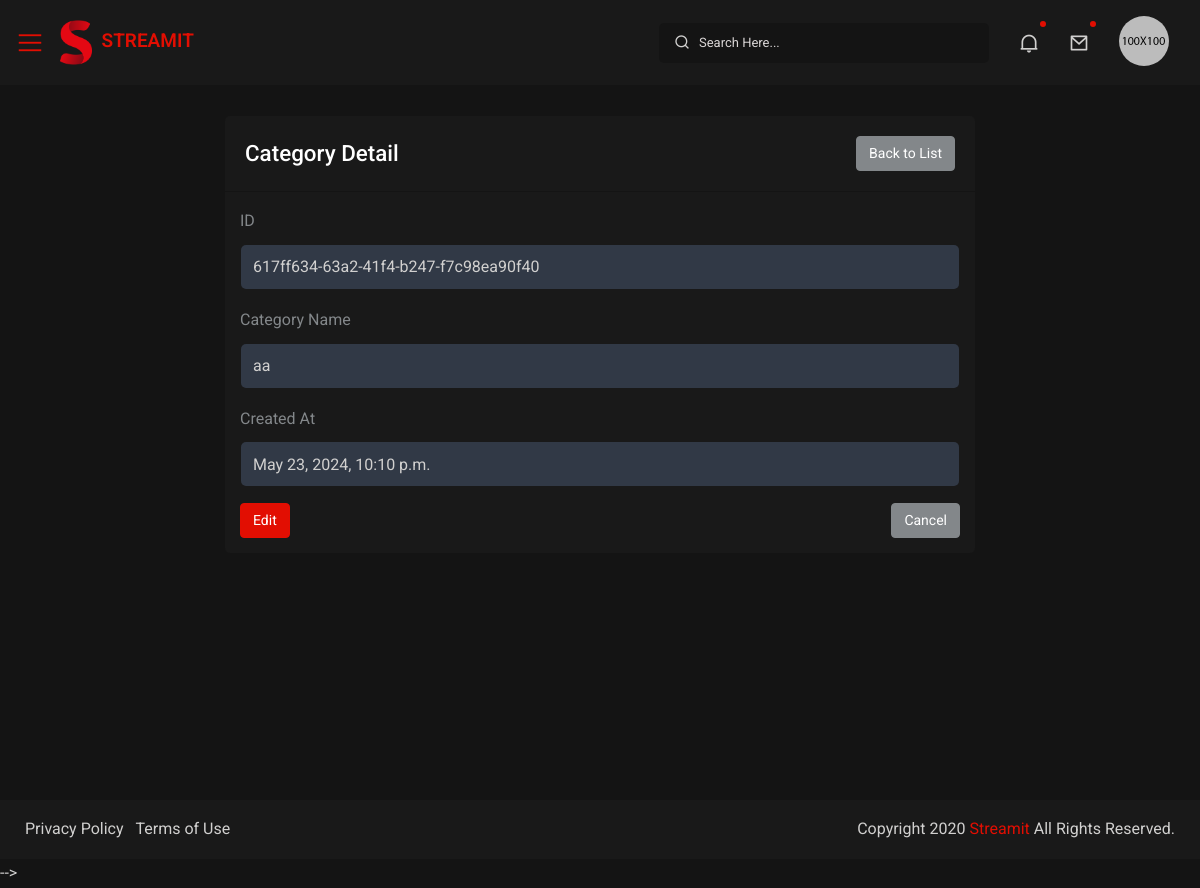
Screenshot of /myadmin/category_detail/617ff634-63a2-41f4-b247-f7c98ea90f40/ with the database file from the repository.
### myapp/models.py (models this page shows, shortened)
class Category(models.Model):
    id = models.UUIDField(primary_key=True, default=uuid.uuid4, editable=False)
    name = models.CharField(max_length=255, unique=True)
    created_at = models.DateTimeField(auto_now_add=True)

### myadmin/views.py (the view)
# urls.py: path('category_detail/<uuid:category_id>/', category_detail, name='category_detail'),
def category_detail(request, category_id):
    category = get_object_or_404(Category, id=category_id)
    return render(request, 'category_detail.html', {'category': category})

### myadmin/templates/category_detail.html (shortened to what this page needs)
{% extends 'admin_base.html' %}
{% block body %}
<div id="content-page" class="content-page">
    <div class="container-fluid">
        <div class="row justify-content-center">
            <div class="col-sm-12 col-lg-8">
                <div class="iq-card">
                    <div class="iq-card-header d-flex justify-content-between align-items-center">
                        <div class="iq-header-title">
                            <h4 class="card-title">Category Detail</h4>
                        </div>
                        <a href="{% url 'category_list' %}" class="btn btn-secondary">Back to List</a>
                    </div>
                    <div class="iq-card-body">
                        <div class="form-group">
                            <label for="id">ID</label>
                            <input type="text" class="form-control" id="id" value="{{ category.id }}" readonly>
                        </div>
                        <div class="form-group">
                            <label for="name">Category Name</label>
                            <input type="text" class="form-control" id="name" value="{{ category.name }}" readonly>
                        </div>
                        <div class="form-group">
                            <label for="created_at">Created At</label>
                            <input type="text" class="form-control" id="created_at" value="{{ category.created_at }}" readonly>
                        </div>
                        <div class="d-flex justify-content-between mt-3">
                            <a href="{% url 'update_category' category.id %}" class="btn btn-primary">Edit</a>
                            <a href="{% url 'category_list' %}" class="btn btn-secondary">Cancel</a>
                        </div>
                    </div>
                </div>
            </div>
        </div>
    </div>
</div>
{% endblock %}

### static/assets/css/typography.css (style rules this page uses)
body { font-family: 'Roboto', sans-serif; font-weight: 400; font-style: normal; font-size: 16px; line-height: 1.8; padding: 0; margin: 0; color: var(--iq-body-text); background: var(--iq-body-bg); }
h1, h2, h3, h4, h5, h6 { font-family: 'Roboto', sans-serif; font-weight: 500; margin: 0px; line-height: 1.5; color: var(--iq-title-text); }
label { font-weight: normal; }
h4 { font-size: 1.400em; }
label { color: var(--iq-secondary); }
.form-control:disabled, .form-control[readonly] { background-color: var(--iq-disable)!important; opacity: 1; }
.form-control { background-color: var(--iq-body-bg); border: 1px solid transparent; height: 46px; position: relative; color:var(--iq-body-text); font-size: 16px;width: 100%; -webkit-border-radius: 6px; border-radius: 6px; }
.iq-card { background: var(--iq-light-card); -webkit-border-radius: 5px; -moz-border-radius: 5px; border-radius: 5px; margin-bottom: 30px; border: none; }
.iq-card-body { padding: 15px; }
.iq-card .iq-card-header, .iq-card-transparent .iq-card-header { padding: 20px; margin-bottom: 0; -ms-flex-align: center !important; align-items: center !important; border-bottom: 1px solid rgb(20 20 20); }
.iq-card .iq-card-header .iq-header-title .card-title, .iq-card-transparent .iq-card-header .iq-header-title .card-title { margin-bottom: 0; }
.btn { font-size: 14px; border-radius: 4px; }
.btn-primary { background: var(--iq-primary); border-color: var(--iq-primary); }
.btn-secondary { background-color: var(--iq-secondary); border-color: var(--iq-secondary); }

### static/assets/css/style.css (style rules this page uses)
::placeholder { color: #d9d5d5 !important; opacity: 1; }
.content-page { overflow: hidden; margin-left: 300px; padding: 117px 15px 0; min-height: 100vh; -webkit-transition: all 0.3s ease-out 0s; -moz-transition: all 0.3s ease-out 0s; -ms-transition: all 0.3s ease-out 0s; -o-transition: all 0.3s ease-out 0s; transition: all 0.3s ease-out 0s; }

### static/assets/css/responsive.css (style rules this page uses)
@media (max-width:1299px) { .content-page, body.sidebar-main .content-page { margin-left: 0; padding: 116px 15px 0; } }

### rows the page displays
Category: id "617ff634-63a2-41f4-b247-f7c98ea90f40", name "aa", created_at "May 23, 2024, 10:10 p.m."
